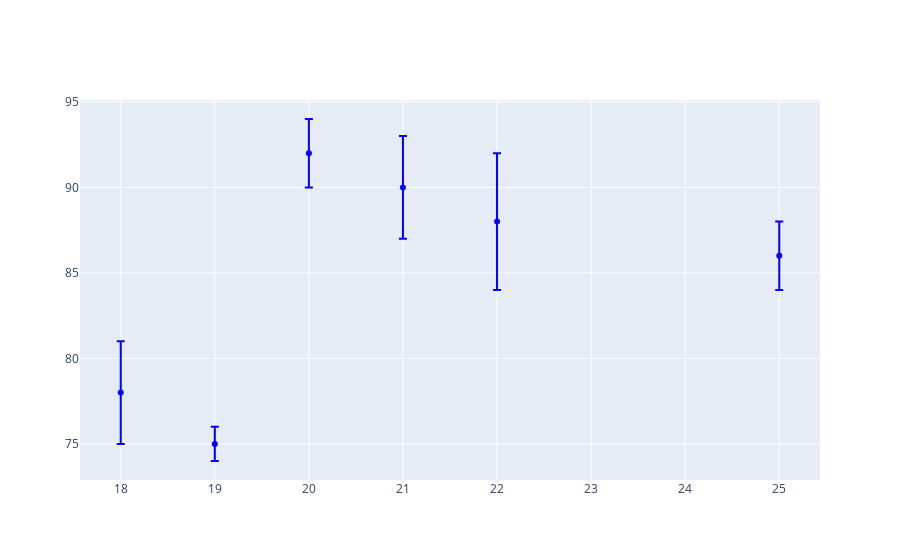

Write notebook code for a chart like this one.
### Markdown cell above
### Creating Error bars

### Code cell
fig = go.Figure(data = go.Scatter(x = age , y= score, mode ='markers', marker = dict(
    color = 'blue', 
   
)))
fig.update_traces(error_y = dict(
    type = 'data',
    array = [3,2,4,1,2,3],
    visible = True   
))
fig.show()

### Figure 1 — Plotly figure (JSON) as saved in the notebook; plotly's stock layout.template omitted (floating-point values rounded to 4 significant figures)
{"data": [{"error_y": {"array": [3, 2, 4, 1, 2, 3], "type": "data", "visible": true}, "marker": {"color": "blue"}, "mode": "markers", "type": "scatter", "x": [18, 20, 22, 19, 25, 21], "y": [78, 92, 88, 75, 86, 90]}], "layout": {}}
